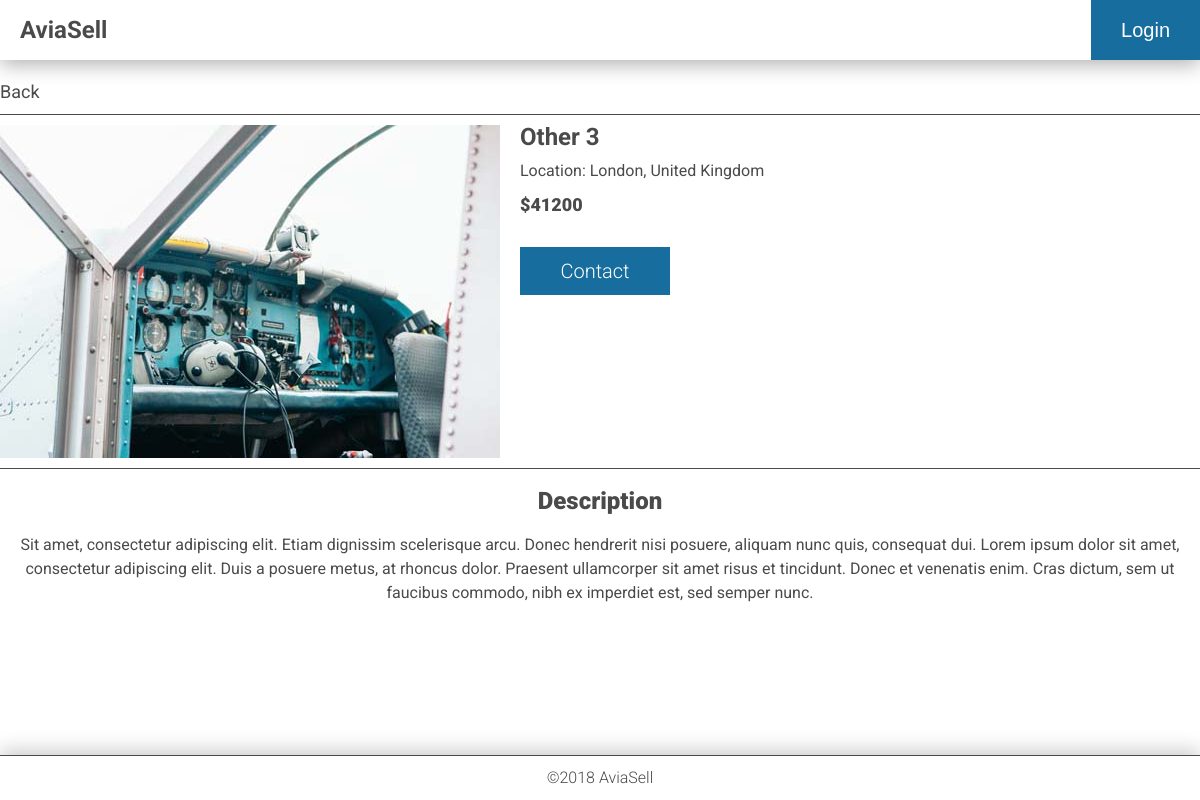
The page /category/other/Other 4/23 on the database as committed earlier.
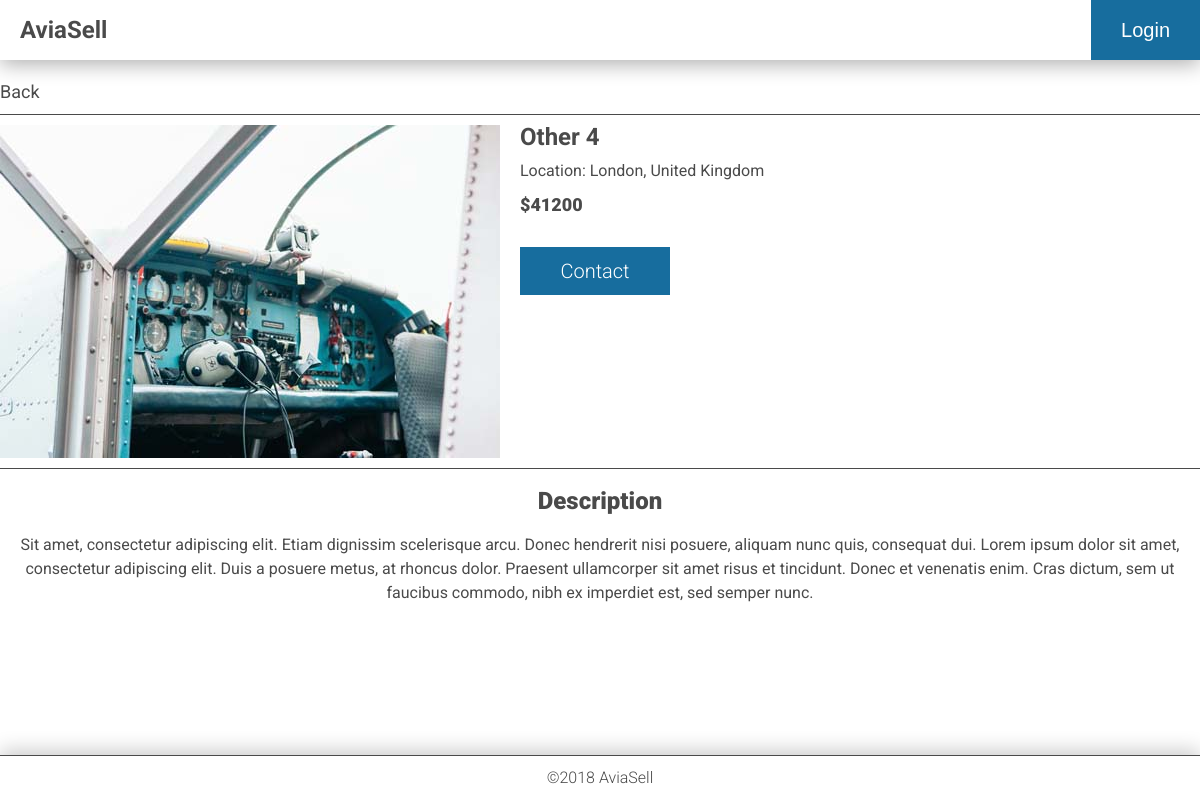
The same page on the database as committed later.
### app/database_setup.py (models this page shows, shortened)
class CategoryItem(Base):
    __tablename__ = 'category_item'
    id = Column(Integer, primary_key=True)
    title = Column(String(80), nullable=False)
    description = Column(Text(), nullable=False)
    location = Column(String(250), nullable=False)
    picture = Column(String(250), nullable=False)
    price = Column(String(32), nullable=False)
    created_date = Column(DateTime, default=datetime.datetime.utcnow)
    category_id = Column(Integer, ForeignKey('category.id'))
    category = relationship(Category)
    user_id = Column(Integer, ForeignKey('user.id'))
    user = relationship(User)

### app/views/item.py (the view)
@webapp.route('/category/<string:category_slug>/<string:item_name>/<int:item_id>')
def readItem(category_slug, item_name, item_id):
    item = ItemModel.getItem(item_id)
    user = UserModel.getUser(item.user_id)
    category = CategoryModel.getCategory(category_slug)
    if category and item:
        return render_template('item.html', item=item, user=user, category_slug=category_slug)
    else:
        return render_template('404.html')

### app/models/category.py (called while the page is built)
    def getCategory(categorySlug):
        result = session.query(Category).filter_by(slug=categorySlug).first()
        return result

### app/models/item.py (called while the page is built)
    def getItem(item_id):
        result = session.query(CategoryItem).filter_by(id=item_id).one()
        return result

### app/models/user.py (called while the page is built)
    def getUser(uid):
        result = session.query(User).filter_by(id=uid).one()
        return result

### app/templates/item.html (shortened to what this page needs)
{% extends "base.html" %}
{% block content %}
    <div class="container">
      <nav>
        <ul>
          <li><a href="{{ url_for('getCategoryPage', category_slug = category_slug, page = '1') }}">Back</a></li>
        </ul>
      </nav>
      <div class="itemMainInfo">
        {% if item.picture %}
          <img src="{{ url_for('uploaded_file', filename = item.picture) }}" alt="{{ item.title }}"></a>
        {% else %}
          <img src="{{ url_for('static', filename='images/not-available.svg') }}" alt="Picture is not available"></a>
        {% endif %}
        <div class="itemData">
          <h1 class="itemTitle">{{item.title}}</h1>
          <h3 class="location">
              Location: {{item.location}}
            </h3>
          <h4 class="price">
              {{item.price}}
            <div class="buttons">
              <div class="button buy">
              	<a href="mailto:{{ user.email }}">
              		Contact
        	    </a>
       		  </div>
            </div>
          </div>
        </div>
        <div class="itemDescription">
        <h2>Description</h2>
        <div class="descriptionText">
          {{item.description}}
        </div>
        </div>
      </div>
{% endblock %}

Rows that differ between the two databases and show on the page:
changed CategoryItem "London, United Kingdom": title "Other 3" → "Other 4"
